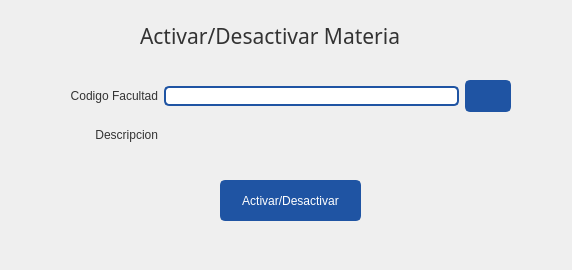
<?xml version="1.0" encoding="UTF-8"?>
<ui version="4.0">
 <class>EstadoFacultad</class>
 <widget class="QWidget" name="EstadoFacultad">
  <property name="windowModality">
   <enum>Qt::ApplicationModal</enum>
  </property>
  <property name="geometry">
   <rect>
    <x>0</x>
    <y>0</y>
    <width>572</width>
    <height>270</height>
   </rect>
  </property>
  <property name="minimumSize">
   <size>
    <width>500</width>
    <height>270</height>
   </size>
  </property>
  <property name="maximumSize">
   <size>
    <width>3000</width>
    <height>3000</height>
   </size>
  </property>
  <property name="windowTitle">
   <string>Estado Facultad</string>
  </property>
  <property name="windowIcon">
   <iconset resource="../resources.qrc">
    <normaloff>:/icons/images/icons/cil-pencil.png</normaloff>:/icons/images/icons/cil-pencil.png</iconset>
  </property>
  <property name="styleSheet">
   <string notr="true">QWidget{
	color: #333;
	font: 9pt &quot;Segoe UI&quot;;
}
/* ----------------- LineEdit  ----------------- */
QLineEdit {
	border-radius: 5px;
	border: 2px solid #1F54A3;
	padding-left: 10px;
	selection-color: white;
	selection-background-color: #2A3C57;
    color: black;
}
QLineEdit:hover {
	border: 2px solid rgb(98, 114, 164);
}
QLineEdit:focus {
	border: 2px solid #2A3C57;
}



/* ----------------- Button ----------------- */
QPushButton {
	border: 2px solid #1F54A3;
	border-radius: 5px;	
	background-color: #1F54A3;
	color:white;
}
 QPushButton:hover {
	background-color: #286FD6;
	border: 2px solid #286FD6;
}
 QPushButton:pressed {	
	background-color: #2A3C57;
	border: 2px solid #2A3C57;
}

/* ----------------- CheckBox ----------------- */

QCheckBox::indicator {
	border : 1px solid #6272a4;
	width: 15px;
	height: 15px;
	border-radius: 15px;
    background: #6272a4;
}
QCheckBox::indicator:hover {
	background-color: #286FD6;
	border : 1px solid #286FD6;
}
QCheckBox::indicator:checked {
	border : 1px solid #1F54A3;
    background: 3px solid #1F54A3;	
	background-image: url(:/icons/images/icons/cil-check-alt.png);
}


/* ----------------- QDateEdit ----------------- */
QDateTimeEdit{
	background-color: white;
	border-radius: 5px;
	border: 2px solid #1F54A3;
    color: black;
}
QDateTimeEdit:hover{
	border: 2px solid #7284b9;
}

QDateTimeEdit:focus {
	border: 2px solid #2A3C57;
}


QDateTimeEdit::up-button {
    border-image: url(:/icons/images/icons/cil-arrow-top.png); 
}

QDateTimeEdit::down-button {
    border-image: url(:/icons/images/icons/cil-arrow-bottom.png);
}














</string>
  </property>
  <widget class="QLabel" name="label">
   <property name="geometry">
    <rect>
     <x>140</x>
     <y>0</y>
     <width>341</width>
     <height>71</height>
    </rect>
   </property>
   <property name="font">
    <font>
     <family>Microsoft YaHei UI Light</family>
     <pointsize>16</pointsize>
     <weight>3</weight>
     <italic>false</italic>
     <bold>false</bold>
    </font>
   </property>
   <property name="styleSheet">
    <string notr="true">font: 25 16pt &quot;Microsoft YaHei UI Light&quot;;</string>
   </property>
   <property name="text">
    <string>Activar/Desactivar Materia</string>
   </property>
  </widget>
  <widget class="QWidget" name="gridLayoutWidget">
   <property name="geometry">
    <rect>
     <x>70</x>
     <y>80</y>
     <width>441</width>
     <height>71</height>
    </rect>
   </property>
   <layout class="QGridLayout" name="gridLayout">
    <item row="0" column="2">
     <widget class="QPushButton" name="btn_buscar">
      <property name="minimumSize">
       <size>
        <width>32</width>
        <height>32</height>
       </size>
      </property>
      <property name="text">
       <string/>
      </property>
      <property name="icon">
       <iconset resource="../resources.qrc">
        <normaloff>:/icons/images/icons/cil-paper-plane.png</normaloff>:/icons/images/icons/cil-paper-plane.png</iconset>
      </property>
     </widget>
    </item>
    <item row="0" column="0">
     <widget class="QLabel" name="label_11">
      <property name="text">
       <string>Codigo Facultad</string>
      </property>
      <property name="alignment">
       <set>Qt::AlignRight|Qt::AlignTrailing|Qt::AlignVCenter</set>
      </property>
     </widget>
    </item>
    <item row="0" column="1">
     <widget class="QLineEdit" name="txt_codmateria">
      <property name="enabled">
       <bool>true</bool>
      </property>
      <property name="minimumSize">
       <size>
        <width>0</width>
        <height>0</height>
       </size>
      </property>
      <property name="maximumSize">
       <size>
        <width>295</width>
        <height>16777215</height>
       </size>
      </property>
      <property name="clearButtonEnabled">
       <bool>false</bool>
      </property>
     </widget>
    </item>
    <item row="1" column="1">
     <widget class="QLabel" name="lbl_nombremateria">
      <property name="text">
       <string/>
      </property>
     </widget>
    </item>
    <item row="1" column="0">
     <widget class="QLabel" name="label_12">
      <property name="text">
       <string>Descripcion</string>
      </property>
      <property name="alignment">
       <set>Qt::AlignRight|Qt::AlignTrailing|Qt::AlignVCenter</set>
      </property>
     </widget>
    </item>
   </layout>
  </widget>
  <widget class="QPushButton" name="btn_cambiarEstado">
   <property name="enabled">
    <bool>false</bool>
   </property>
   <property name="geometry">
    <rect>
     <x>220</x>
     <y>180</y>
     <width>141</width>
     <height>41</height>
    </rect>
   </property>
   <property name="minimumSize">
    <size>
     <width>116</width>
     <height>32</height>
    </size>
   </property>
   <property name="text">
    <string>Activar/Desactivar</string>
   </property>
  </widget>
 </widget>
 <tabstops>
  <tabstop>btn_cambiarEstado</tabstop>
 </tabstops>
 <resources>
  <include location="../resources.qrc"/>
 </resources>
 <connections/>
</ui>
